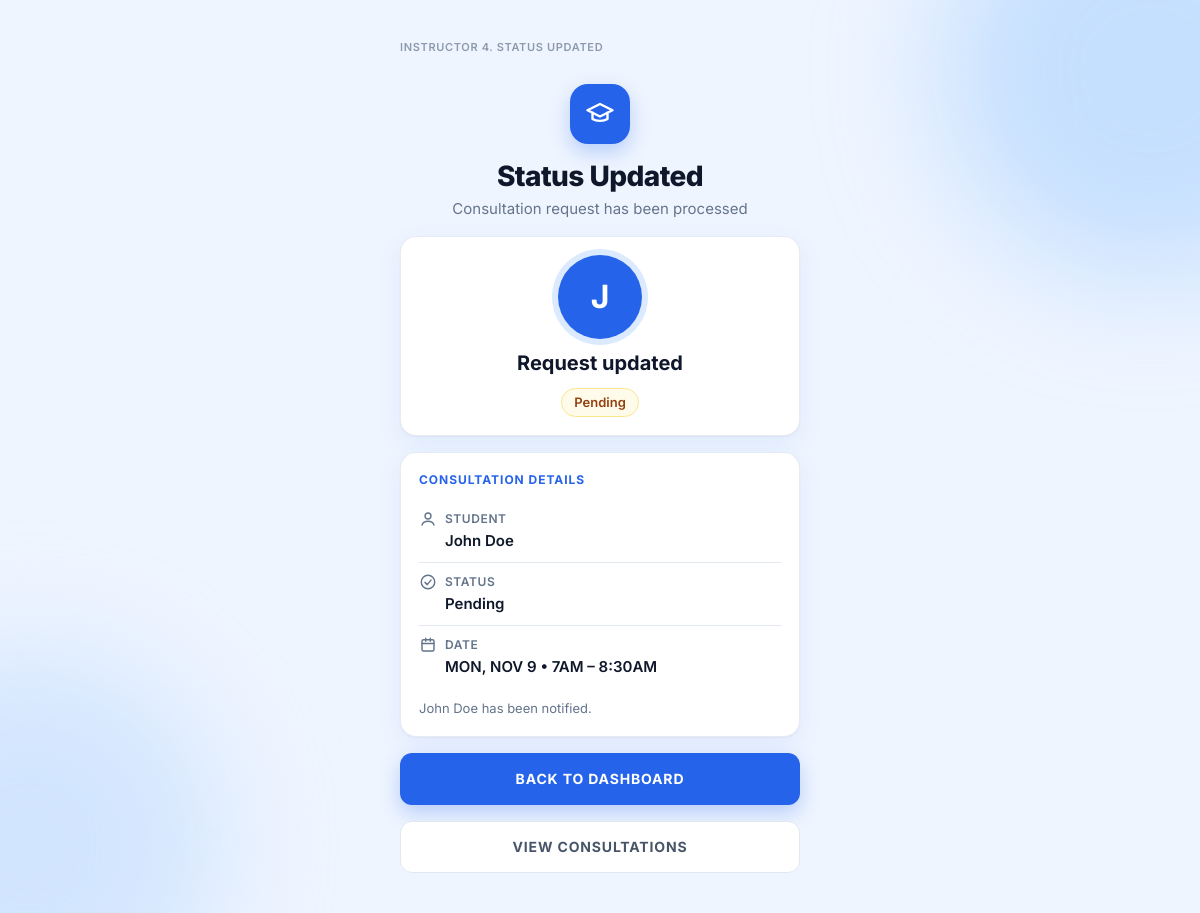
Page /instructor/status.php?id=1 (signed in) on the committed database.
### tables this page shows
CREATE TABLE consultation (
  consultation_id     INT          NOT NULL AUTO_INCREMENT,
  student_id          INT          NOT NULL,
  instructor_id       INT          NOT NULL,
  slot_id             INT          NOT NULL,
  consultation_date   DATE         NOT NULL,
  start_time          TIME         NOT NULL,
  end_time            TIME         NOT NULL,
  consultation_status VARCHAR(20)  NOT NULL DEFAULT 'PENDING',
  decline_reason      VARCHAR(255) NULL,
  cancelled_by        VARCHAR(20)  NULL,
  created_at          DATETIME     NOT NULL DEFAULT CURRENT_TIMESTAMP,
  updated_at          DATETIME     NOT NULL DEFAULT CURRENT_TIMESTAMP,
  PRIMARY KEY (consultation_id),
  KEY idx_consult_slot (slot_id, consultation_status),
  CONSTRAINT fk_consult_student FOREIGN KEY (student_id) REFERENCES student (student_id) ON DELETE CASCADE,
  CONSTRAINT fk_consult_instructor FOREIGN KEY (instructor_id) REFERENCES instructor (instructor_id) ON DELETE CASCADE,
  CONSTRAINT fk_consult_slot FOREIGN KEY (slot_id) REFERENCES availability_slot (slot_id)
);

CREATE TABLE student (
  student_id     INT          NOT NULL AUTO_INCREMENT,
  student_name   VARCHAR(100) NOT NULL,
  student_email  VARCHAR(100) NOT NULL,
  password_hash  VARCHAR(255) NOT NULL,
  PRIMARY KEY (student_id),
  UNIQUE KEY uq_student_email (student_email)
);

### includes/db.php (called while the page is built, shortened)
<?php
function db(): PDO
{
    static $pdo = null;
    $options = [
        PDO::ATTR_ERRMODE            => PDO::ERRMODE_EXCEPTION,
        PDO::ATTR_DEFAULT_FETCH_MODE => PDO::FETCH_ASSOC,
        PDO::ATTR_EMULATE_PREPARES   => false,
    ];
    try {
        $dsn = 'mysql:host=' . DB_HOST . ';port=' . DB_PORT . ';dbname=' . DB_NAME . ';charset=utf8mb4';
        $pdo = new PDO($dsn, DB_USER, DB_PASS, $options);
        $pdo->exec("SET time_zone = '+08:00'");
    } catch (PDOException $e) {
        db_unavailable($e->getMessage());
    }
    return $pdo;
}

### instructor/status.php (the view, shortened to what this page needs)
<?php
require_once __DIR__ . '/../includes/layout.php';
$c = find_consultation((int) ($_GET['id'] ?? 0));
page_start('Status Updated', ['center' => true, 'sub' => 'Consultation request has been processed', 'screen' => 'Instructor 4. Status updated']);
?>
<section class="card center stack">
  <span class="avatar avatar-xl" aria-hidden="true"><?= h(initial($c['student_name'])) ?></span>
  <b class="h2">Request updated</b>
  <?= status_chip($c['consultation_status']) ?>
</section>
<section class="card">
  <h2 class="label label-blue">Consultation details</h2>
  <dl class="details">
    <div><dt><?= icon('user', 18) ?> Student</dt><dd><?= h($c['student_name']) ?></dd></div>
    <div><dt><?= icon('checkc', 18) ?> Status</dt><dd><?= h(STATUS_LABEL[$c['consultation_status']]) ?></dd></div>
    <div><dt><?= icon('cal', 18) ?> Date</dt><dd><?= h(strtoupper(fmt_day($c['consultation_date']) . ' • ' . fmt_range($c['start_time'], $c['end_time']))) ?></dd></div>
  </dl>
  <p class="muted small"><?= h($c['student_name']) ?> has been notified.</p>
</section>
<a class="btn btn-primary btn-block btn-lift" href="<?= h(url('instructor/dashboard.php')) ?>">Back to dashboard</a>
<a class="btn btn-soft btn-block" href="<?= h(url('instructor/consultations.php')) ?>">View consultations</a>

### includes/functions.php (shortened to what this page needs)
<?php
require_once __DIR__ . '/db.php';
function h($v): string
{
    return htmlspecialchars((string) $v, ENT_QUOTES, 'UTF-8');
}
function url(string $path = ''): string
{
    return BASE_URL . '/' . ltrim($path, '/');
}
function find_consultation(int $id): ?array
{
    $st = db()->prepare(
        'SELECT c.*, s.student_name, s.student_email, i.instructor_name, i.instructor_email,
                a.slot_start_time, a.slot_end_time, a.slot_date
           FROM consultation c
           JOIN student s ON s.student_id = c.student_id
           JOIN instructor i ON i.instructor_id = c.instructor_id
           JOIN availability_slot a ON a.slot_id = c.slot_id
          WHERE c.consultation_id = ?'
    );
    $st->execute([$id]);
    return $st->fetch() ?: null;
}
function status_chip(string $s): string
{
    return '<span class="chip chip-' . strtolower(h($s)) . '">' . h(STATUS_LABEL[$s] ?? ucfirst(strtolower($s))) . '</span>';
}
function fmt_t(string $t): string
{
    $ts = strtotime('2000-01-01 ' . $t);
    return date('i', $ts) === '00' ? date('gA', $ts) : date('g:iA', $ts);
}
function fmt_range(string $a, string $b): string
{
    return fmt_t($a) . ' – ' . fmt_t($b);
}
function fmt_day(string $d): string
{
    return date('D, M j', strtotime($d));
}
function initial(string $name): string
{
    return strtoupper(mb_substr(trim($name), 0, 1));
}
function icon(string $name, int $size = 20): string
{
    $p = [
        'cal'     => '<rect x="4" y="5" width="16" height="15" rx="2"/><path d="M4 10h16M9 3v4M15 3v4"/>',
        'clock'   => '<circle cx="12" cy="12" r="9"/><path d="M12 7v5l3 2"/>',
        'user'    => '<circle cx="12" cy="8" r="4"/><path d="M4 20c1.5-4 5-5 8-5s6.5 1 8 5"/>',
        'mail'    => '<rect x="3" y="5" width="18" height="14" rx="2"/><path d="M3 7l9 6 9-6"/>',
        'lock'    => '<rect x="5" y="11" width="14" height="9" rx="2"/><path d="M8 11V8a4 4 0 118 0v3"/>',
        'eye'     => '<path d="M2 12s3.5-7 10-7 10 7 10 7-3.5 7-10 7S2 12 2 12z"/><circle cx="12" cy="12" r="3"/>',
        'cap'     => '<path d="M2 9l10-5 10 5-10 5-10-5z"/><path d="M6 11v5c3 2 9 2 12 0v-5"/>',
        'gear'    => '<circle cx="12" cy="12" r="3"/><path d="M19.4 15a1.7 1.7 0 00.3 1.8l.1.1a2 2 0 11-2.8 2.8l-.1-.1a1.7 1.7 0 00-1.8-.3 1.7 1.7 0 00-1 1.5V21a2 2 0 11-4 0v-.1a1.7 1.7 0 00-1.1-1.5 1.7 1.7 0 00-1.8.3l-.1.1a2 2 0 11-2.8-2.8l.1-.1a1.7 1.7 0 00.3-1.8 1.7 1.7 0 00-1.5-1H3a2 2 0 110-4h.1a1.7 1.7 0 001.5-1.1 1.7 1.7 0 00-.3-1.8l-.1-.1a2 2 0 112.8-2.8l.1.1a1.7 1.7 0 001.8.3H9a1.7 1.7 0 001-1.5V3a2 2 0 114 0v.1a1.7 1.7 0 001 1.5 1.7 1.7 0 001.8-.3l.1-.1a2 2 0 112.8 2.8l-.1.1a1.7 1.7 0 00-.3 1.8V9a1.7 1.7 0 001.5 1H21a2 2 0 110 4h-.1a1.7 1.7 0 00-1.5 1z"/>',
        'back'    => '<path d="M15 18l-6-6 6-6"/>',
        'search'  => '<circle cx="11" cy="11" r="7"/><path d="M20 20l-3.5-3.5"/>',
        'check'   => '<path d="M5 12.5l4.5 4.5L19 7.5"/>',
        'checkc'  => '<circle cx="12" cy="12" r="9"/><path d="M8 12.5l3 3 5-6"/>',
        'info'    => '<circle cx="12" cy="12" r="9"/><path d="M12 11v5M12 8h.01"/>',
        'alert'   => '<circle cx="12" cy="12" r="9"/><path d="M12 7v6M12 16h.01"/>',
        'bell'    => '<path d="M6 16V11a6 6 0 1112 0v5l1.5 2h-15L6 16z"/><path d="M10 20a2 2 0 004 0"/>',
        'plus'    => '<path d="M12 5v14M5 12h14"/>',
        'trash'   => '<path d="M4 7h16M9 7V4h6v3M6 7l1 13h10l1-13"/>',
        'x'       => '<path d="M6 6l12 12M18 6L6 18"/>',
        'logout'  => '<path d="M15 4h4v16h-4M10 8l-4 4 4 4M6 12h10"/>',
        'sun'     => '<circle cx="12" cy="12" r="4"/><path d="M12 2v2M12 20v2M4.9 4.9l1.4 1.4M17.7 17.7l1.4 1.4M2 12h2M20 12h2M4.9 19.1l1.4-1.4M17.7 6.3l1.4-1.4"/>',
        'sunset'  => '<path d="M17 18a5 5 0 00-10 0M12 2v7M4.2 10.2l1.4 1.4M1 18h2M21 18h2M18.4 11.6l1.4-1.4M23 22H1M8 6l4-4 4 4"/>',
    ][$name] ?? '';
    return '<svg class="ic" width="' . $size . '" height="' . $size . '" viewBox="0 0 24 24" fill="none" stroke="currentColor" stroke-width="1.9" stroke-linecap="round" stroke-linejoin="round" aria-hidden="true">' . $p . '</svg>';
}

### assets/css/app.css (style rules this page uses)
:root { --primary: #2563eb; --primary-dk: #1d4ed8; --primary-xdk: #1e40af; --primary-soft: #dbeafe; --primary-tint: #eff6ff; --ink: #0f172a; --slate: #475569; --muted: #64748b; --line: #e2e8f0; --field: #f8fafc; --bg: #eff5ff; --card: #ffffff; --amber-bg: #fef3c7; --amber: #92400e; --amber-line: #fde68a; --green-bg: #ecfdf5; --green: #065f46; --green-ic: #059669; --green-line: #a7f3d0; --red-bg: #fef2f2; --red: #dc2626; --red-line: #fca5a5; --gray-bg: #f1f5f9; --gray: #475569; --gray-dot: #94a3b8; --r-sm: 10px; --r: 12px; --r-lg: 16px; --r-xl: 20px; --shadow: 0 1px 2px rgba(15, 23, 42, .04), 0 8px 24px rgba(37, 99, 235, .08); --shadow-btn: 0 8px 20px rgba(37, 99, 235, .28); }
* { box-sizing: border-box; }
html { -webkit-text-size-adjust: 100%; }
body { margin: 0; font-family: Inter, system-ui, -apple-system, "Segoe UI", Roboto, sans-serif; color: var(--ink); background: var(--bg); line-height: 1.45; font-size: 15px; }
a { color: var(--primary); }
.ic { flex: none; }
.h2 { margin: 0; font-size: 20px; font-weight: 700; }
.muted { color: var(--muted); margin: 0; }
.small { font-size: 13px; }
.center { text-align: center; }
.stack { display: flex; flex-direction: column; align-items: center; gap: 10px; }
.label { display: block; margin: 0; font-size: 12px; font-weight: 700; letter-spacing: .08em; text-transform: uppercase; color: var(--slate); }
.label-blue { color: var(--primary); }
.card, .sheet, .panel { background: var(--card); border: 1px solid rgba(226, 232, 240, .8); border-radius: var(--r-lg); box-shadow: var(--shadow); padding: 18px; }
.avatar { flex: none; width: 44px; height: 44px; border-radius: 50%; background: var(--primary); color: #fff; display: grid; place-items: center; font-weight: 700; font-size: 17px; }
.avatar-xl { width: 84px; height: 84px; font-size: 32px; box-shadow: 0 0 0 6px var(--primary-soft); }
.btn { display: inline-flex; align-items: center; justify-content: center; gap: 8px; min-height: 52px; padding: 0 18px; border-radius: var(--r); border: 1.5px solid transparent; font: inherit; font-weight: 700; font-size: 14px; letter-spacing: .06em; text-transform: uppercase; text-decoration: none; cursor: pointer; transition: transform .08s, background .15s, box-shadow .15s; }
.btn-block { width: 100%; }
.btn-primary { background: var(--primary); color: #fff; }
.btn-lift { box-shadow: var(--shadow-btn); }
.btn-soft { background: #fff; color: var(--slate); border-color: var(--line); }
.chip { display: inline-flex; align-items: center; gap: 6px; font-size: 13px; font-weight: 600; padding: 4px 12px; border-radius: 999px; border: 1px solid transparent; white-space: nowrap; }
.chip-pending { background: #fffbeb; color: var(--amber); border-color: var(--amber-line); }
.details { margin: 12px 0; display: flex; flex-direction: column; }
.details div { display: flex; flex-direction: column; gap: 2px; padding: 10px 0; border-bottom: 1px solid var(--line); }
.details div:last-child { border-bottom: 0; }
.details dt { display: flex; align-items: center; gap: 8px; font-size: 12px; font-weight: 600; text-transform: uppercase; letter-spacing: .05em; color: var(--muted); }
.details dd { margin: 0 0 0 26px; font-weight: 600; }

### rows in the picture
consultation: student.student_name "J", consultation_status "Pending", student.student_name "John Doe", consultation_date+start_time+end_time "MON, NOV 9 • 7AM – 8:30AM"

### other values in the picture
$o['screen'] "INSTRUCTOR 4. STATUS UPDATED"
$title "Status Updated"
$o['sub'] "Consultation request has been processed"
